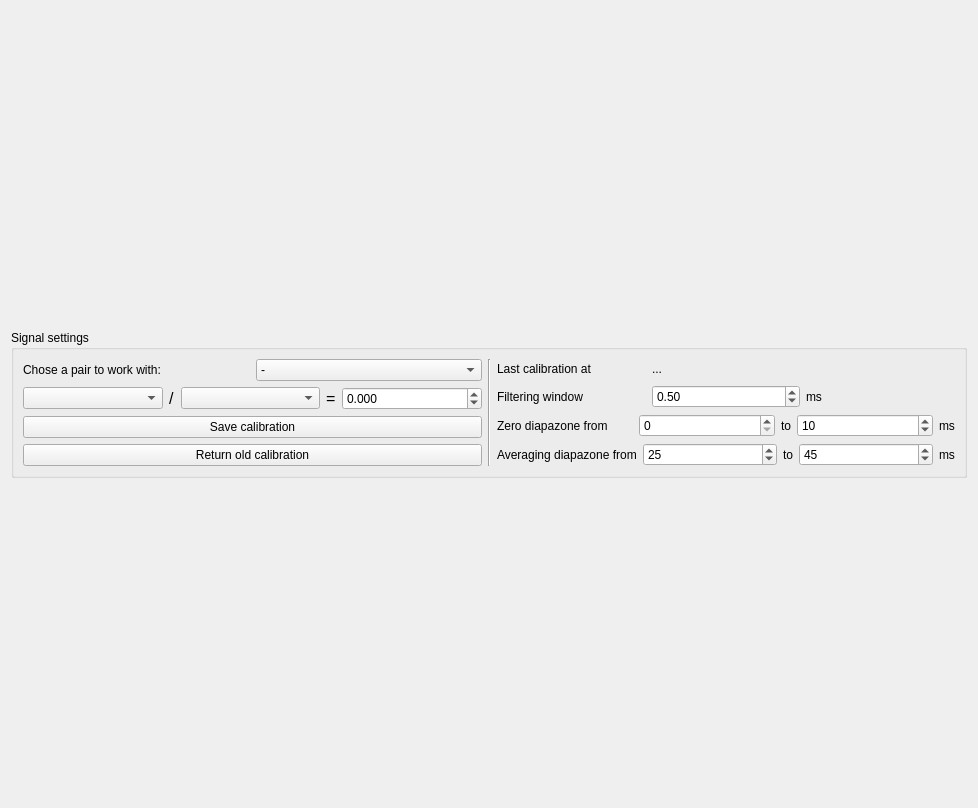
<?xml version="1.0" encoding="UTF-8"?>
<ui version="4.0">
 <class>calibrationWidgetUIDesign</class>
 <widget class="QWidget" name="calibrationWidgetUIDesign">
  <property name="geometry">
   <rect>
    <x>0</x>
    <y>0</y>
    <width>978</width>
    <height>808</height>
   </rect>
  </property>
  <property name="windowTitle">
   <string>SXR foil spectrometer calibration</string>
  </property>
  <layout class="QVBoxLayout" name="verticalLayout_2">
   <item>
    <layout class="QVBoxLayout" name="plot_verticalLayout"/>
   </item>
   <item>
    <widget class="QGroupBox" name="groupBox_4">
     <property name="sizePolicy">
      <sizepolicy hsizetype="Preferred" vsizetype="Fixed">
       <horstretch>0</horstretch>
       <verstretch>0</verstretch>
      </sizepolicy>
     </property>
     <property name="title">
      <string>Signal settings</string>
     </property>
     <layout class="QHBoxLayout" name="horizontalLayout">
      <item>
       <layout class="QVBoxLayout" name="verticalLayout">
        <item>
         <layout class="QHBoxLayout" name="horizontalLayout_5">
          <item>
           <widget class="QLabel" name="label_11">
            <property name="text">
             <string>Chose a pair to work with:</string>
            </property>
           </widget>
          </item>
          <item>
           <widget class="QComboBox" name="pair_comboBox">
            <item>
             <property name="text">
              <string>-</string>
             </property>
            </item>
            <item>
             <property name="text">
              <string>1 (SXR1/SXR2)</string>
             </property>
            </item>
            <item>
             <property name="text">
              <string>2 (SXR3/SXR4)</string>
             </property>
            </item>
            <item>
             <property name="text">
              <string>3 (SXR5/SXR6)</string>
             </property>
            </item>
            <item>
             <property name="text">
              <string>4 (SXR7/SXR8)</string>
             </property>
            </item>
            <item>
             <property name="text">
              <string>5 (SXR9/SXR10)</string>
             </property>
            </item>
            <item>
             <property name="text">
              <string>6 (SXR11/SXR12)</string>
             </property>
            </item>
            <item>
             <property name="text">
              <string>7 (SXR13/SXR14)</string>
             </property>
            </item>
           </widget>
          </item>
         </layout>
        </item>
        <item>
         <layout class="QHBoxLayout" name="horizontalLayout_2">
          <item>
           <widget class="QComboBox" name="first_comboBox"/>
          </item>
          <item>
           <widget class="QLabel" name="label">
            <property name="sizePolicy">
             <sizepolicy hsizetype="Fixed" vsizetype="Preferred">
              <horstretch>0</horstretch>
              <verstretch>0</verstretch>
             </sizepolicy>
            </property>
            <property name="font">
             <font>
              <pointsize>12</pointsize>
             </font>
            </property>
            <property name="text">
             <string>/</string>
            </property>
           </widget>
          </item>
          <item>
           <widget class="QComboBox" name="second_comboBox"/>
          </item>
          <item>
           <widget class="QLabel" name="label_2">
            <property name="sizePolicy">
             <sizepolicy hsizetype="Fixed" vsizetype="Preferred">
              <horstretch>0</horstretch>
              <verstretch>0</verstretch>
             </sizepolicy>
            </property>
            <property name="font">
             <font>
              <pointsize>12</pointsize>
             </font>
            </property>
            <property name="text">
             <string>=</string>
            </property>
           </widget>
          </item>
          <item>
           <widget class="QDoubleSpinBox" name="quotient_doubleSpinBox">
            <property name="decimals">
             <number>3</number>
            </property>
            <property name="minimum">
             <double>-99.989999999999995</double>
            </property>
            <property name="maximum">
             <double>99.998999999999995</double>
            </property>
           </widget>
          </item>
         </layout>
        </item>
        <item>
         <widget class="QPushButton" name="apply_pushButton">
          <property name="text">
           <string>Save calibration</string>
          </property>
         </widget>
        </item>
        <item>
         <widget class="QPushButton" name="cancel_pushButton">
          <property name="text">
           <string>Return old calibration</string>
          </property>
         </widget>
        </item>
       </layout>
      </item>
      <item>
       <widget class="Line" name="line_7">
        <property name="orientation">
         <enum>Qt::Vertical</enum>
        </property>
       </widget>
      </item>
      <item>
       <layout class="QGridLayout" name="gridLayout_2">
        <item row="0" column="0">
         <widget class="QLabel" name="label_3">
          <property name="text">
           <string>Last calibration at</string>
          </property>
         </widget>
        </item>
        <item row="1" column="0">
         <widget class="QLabel" name="label_4">
          <property name="text">
           <string>Filtering window</string>
          </property>
         </widget>
        </item>
        <item row="1" column="1">
         <widget class="QDoubleSpinBox" name="window_doubleSpinBox">
          <property name="decimals">
           <number>2</number>
          </property>
          <property name="minimum">
           <double>0.010000000000000</double>
          </property>
          <property name="value">
           <double>0.500000000000000</double>
          </property>
         </widget>
        </item>
        <item row="1" column="2">
         <widget class="QLabel" name="label_12">
          <property name="sizePolicy">
           <sizepolicy hsizetype="Preferred" vsizetype="Preferred">
            <horstretch>0</horstretch>
            <verstretch>0</verstretch>
           </sizepolicy>
          </property>
          <property name="text">
           <string>ms</string>
          </property>
         </widget>
        </item>
        <item row="0" column="1" colspan="2">
         <widget class="QLabel" name="last_date_label">
          <property name="text">
           <string>...</string>
          </property>
         </widget>
        </item>
        <item row="3" column="0" colspan="3">
         <layout class="QHBoxLayout" name="horizontalLayout_4">
          <item>
           <widget class="QLabel" name="label_8">
            <property name="text">
             <string>Averaging diapazone from</string>
            </property>
           </widget>
          </item>
          <item>
           <widget class="QSpinBox" name="averageFrom_spinBox">
            <property name="value">
             <number>25</number>
            </property>
            <property name="displayIntegerBase">
             <number>10</number>
            </property>
           </widget>
          </item>
          <item>
           <widget class="QLabel" name="label_9">
            <property name="sizePolicy">
             <sizepolicy hsizetype="Fixed" vsizetype="Preferred">
              <horstretch>0</horstretch>
              <verstretch>0</verstretch>
             </sizepolicy>
            </property>
            <property name="text">
             <string>to</string>
            </property>
           </widget>
          </item>
          <item>
           <widget class="QSpinBox" name="averageTo_spinBox">
            <property name="value">
             <number>45</number>
            </property>
           </widget>
          </item>
          <item>
           <widget class="QLabel" name="label_10">
            <property name="sizePolicy">
             <sizepolicy hsizetype="Fixed" vsizetype="Preferred">
              <horstretch>0</horstretch>
              <verstretch>0</verstretch>
             </sizepolicy>
            </property>
            <property name="text">
             <string>ms</string>
            </property>
           </widget>
          </item>
         </layout>
        </item>
        <item row="2" column="0" colspan="3">
         <layout class="QHBoxLayout" name="horizontalLayout_3">
          <item>
           <widget class="QLabel" name="label_5">
            <property name="text">
             <string>Zero diapazone from</string>
            </property>
           </widget>
          </item>
          <item>
           <widget class="QSpinBox" name="zeroFrom_spinBox"/>
          </item>
          <item>
           <widget class="QLabel" name="label_6">
            <property name="sizePolicy">
             <sizepolicy hsizetype="Fixed" vsizetype="Preferred">
              <horstretch>0</horstretch>
              <verstretch>0</verstretch>
             </sizepolicy>
            </property>
            <property name="text">
             <string>to</string>
            </property>
           </widget>
          </item>
          <item>
           <widget class="QSpinBox" name="zeroTo_spinBox">
            <property name="value">
             <number>10</number>
            </property>
           </widget>
          </item>
          <item>
           <widget class="QLabel" name="label_7">
            <property name="sizePolicy">
             <sizepolicy hsizetype="Fixed" vsizetype="Preferred">
              <horstretch>0</horstretch>
              <verstretch>0</verstretch>
             </sizepolicy>
            </property>
            <property name="text">
             <string>ms</string>
            </property>
           </widget>
          </item>
         </layout>
        </item>
       </layout>
      </item>
     </layout>
    </widget>
   </item>
  </layout>
 </widget>
 <resources/>
 <connections/>
</ui>
